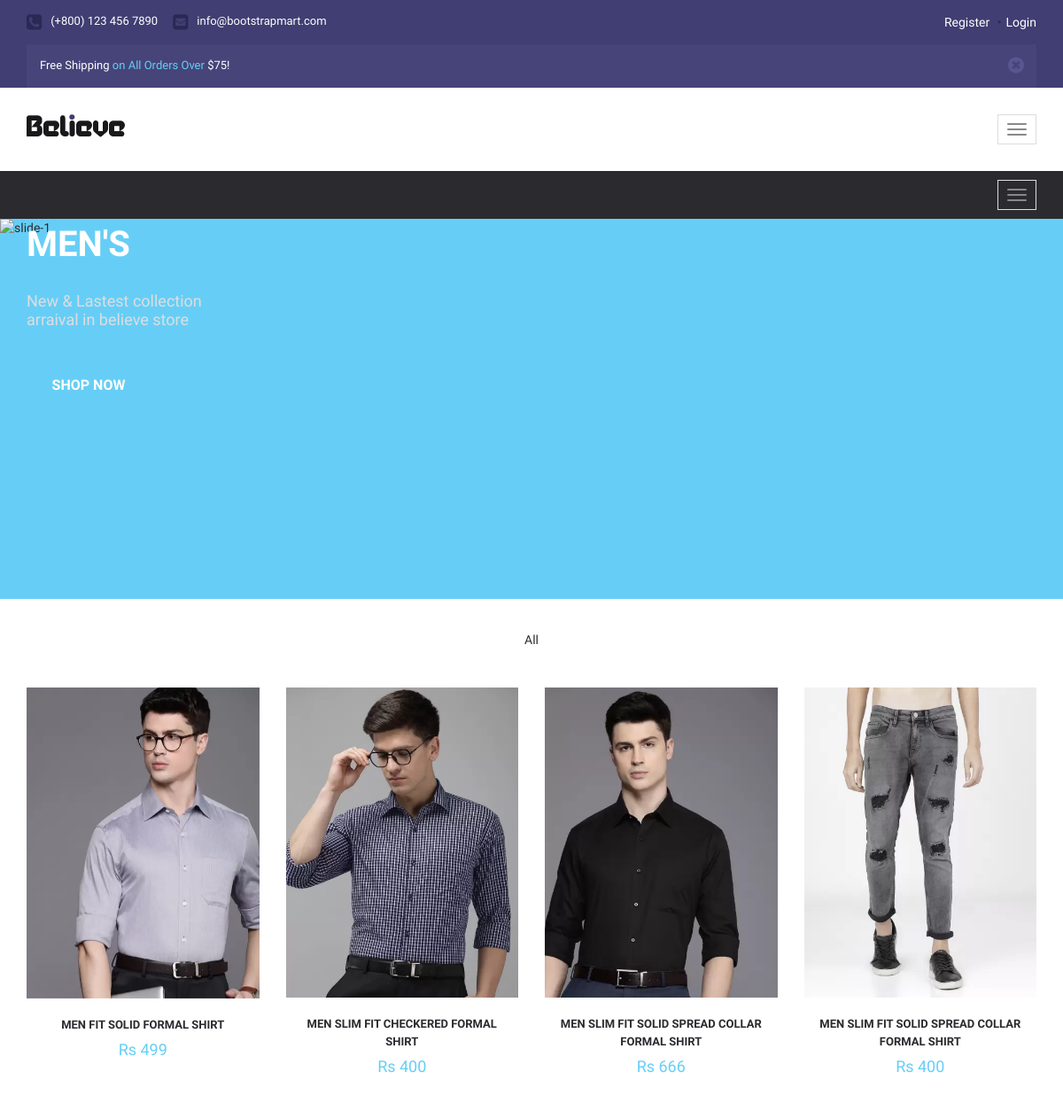
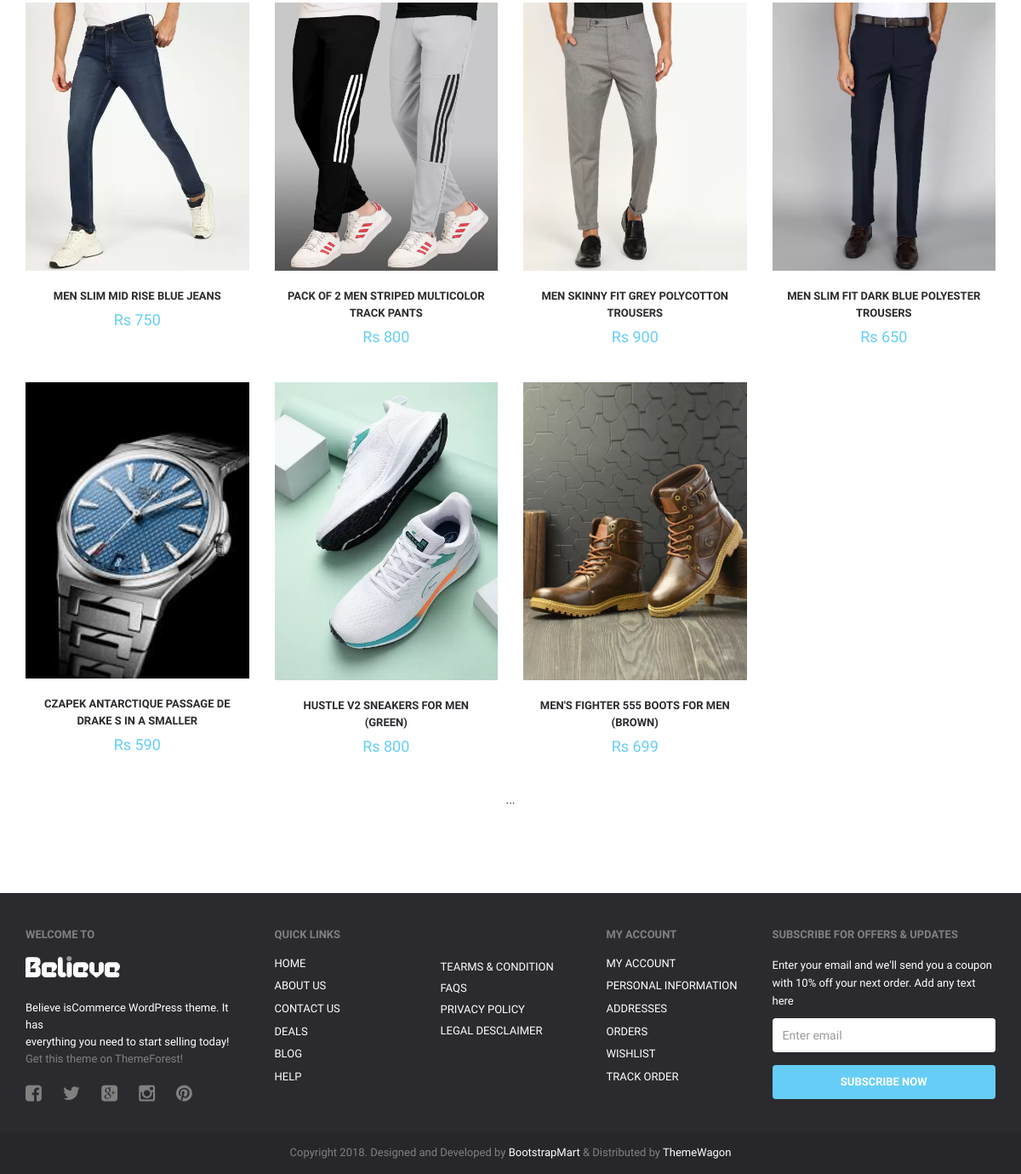
The app's page /men/ with its own data (2 pictures, top to bottom).
### a1/models.py (models this page shows, shortened)
class Product(models.Model):
    seller=models.ForeignKey(User, on_delete=models.CASCADE)
    choice=(
        ("Electronics","Electronics"),
        ("Men","Men"),
        ("Women","Women"),
        ("Baby & Kids","Baby & Kids"),
        ("Home & Kitchens","Home & Kitchens"),
        ("Books","Books"),
        ("Other","Other"),
    )
    product_category=models.CharField(max_length=50, choices=choice, default="Others")
    product_name=models.CharField(max_length=50)
    product_price=models.PositiveIntegerField()
    product_desc=models.CharField(max_length=300,default="")
    product_date=models.DateField(auto_now_add=True)
    product_image=models.ImageField(upload_to="product_image")

### a1/views.py (the view)
# urls.py: path('men/',views.men,name='men'),                          # Men page Url
def men(request):                           #men page functions
    product=Product.objects.filter(product_category="Men")
    return render(request,'men.html',{'product':product})

### a1/templates/men.html (shortened to what this page needs)
{% extends 'header.html' %}
{% load static %}
{% block content %}
<!DOCTYPE html>
<html lang="en">
  <head>
  </head>
  <body>
    <div id="cat-nav">
        <div class="container">
            <nav class="navbar navbar-default">
                <div class="navbar-header">
                    <button type="button" class="navbar-toggle collapsed" data-toggle="collapse" data-target="#cat-nav-mega">
                        <span class="icon-bar"></span>
                        <span class="icon-bar"></span>
                        <span class="icon-bar"></span>
                    </button>
                </div>
            </nav>
        </div>
        </div>
      <div id="wrapper" class="homepage-1">
          <div id="main-slider">
              <div id="home-slider" class="owl-carousel owl-theme">
                  <div class="item">
                      <img src="https://cdn.laredoute.com/blogs/images/3/3358ffffc2a4e.png" alt="slide-1" class="img-responsive">
                      <div class="slider-desc">
                          <div class="container">
                              <div class="row">
                                  <div class="col-md-6">
                                      <div class="slide-offers-left">
                                          <div class="slide-offers-title">Men's</div>
                                          <p>New & Lastest collection<br/>arraival in believe store</p>
                                          <a href="{%url 'men'%}" class="btn btn-blue">Shop now</a>
                                      </div>
                                  </div>
                              </div>
                          </div>
                      </div>
                  </div>
              </div>
          </div>
              <div class="newest">
                  <div class="container">
                      <div class="newest-content">
                          <div class="newest-tab">
                              <ul id="myTab" class="nav nav-tabs newest" role="tablist">
                                  <li role="presentation" class="active">
                                      <span id="cat-1" role="tab" data-toggle="tab" aria-controls="1" aria-expanded="true">All</span>
                                  </li>
                              </ul>
                              <div id="myTabContent" class="tab-content">
                                  <div role="tabpanel" class="tab-pane fade in active" id="1" aria-labelledby="cat-1">
                                    <div class="row clearfix">
                                        {%for i in product %}
                                          <div class="col-md-3 prdct-grid">
                                              <div class="product-fade">
													<div class="product-fade-wrap">
                                                        <div id="product-image">
                                                            <div class="item"><img src="{{i.product_image.url}}" alt="Images" class="img-responsive" ></div>
                                                        </div>
													</div>
                                              </div>
                                              <div class="product-name">
                                                  <a href="{%url 'product-detail' pk=i.pk%}">{{i.product_name}}</a>
                                              </div>
                                              <div class="product-price">
                                                   Rs {{i.product_price}}
                                              </div>
                                          </div>
                                          {% endfor %}
                                      </div>
                                  </div>
                              </div>
                              ...
                          </div>
                      </div>
                  </div>
              </div>
        </div>
  </body>
</html>
{% endblock %}

### a1/static/responsive.css (style rules this page uses)
@media (max-width:1200px) { #cat-nav .navbar-toggle { margin:10px 0; } }
@media (max-width:1200px) { .navbar-header { float: none; } }
@media (max-width:1200px) { .navbar-toggle { display: block; margin:0 15px; border-radius:0; } }

### records on screen
Product: product_image (picture), product_name "MEN FIT SOLID FORMAL SHIRT", product_price "499"
Product: product_image (picture), product_name "MEN SLIM FIT CHECKERED FORMAL SHIRT", product_price "400"
Product: product_image (picture), product_name "MEN SLIM FIT SOLID SPREAD COLLAR FORMAL SHIRT", product_price "666"
Product: product_image (picture), product_name "MEN SLIM FIT SOLID SPREAD COLLAR FORMAL SHIRT", product_price "400"
Product: product_image (picture), product_name "MEN SLIM MID RISE BLUE JEANS", product_price "750"
Product: product_image (picture), product_name "PACK OF 2 MEN STRIPED MULTICOLOR TRACK PANTS", product_price "800"
Product: product_image (picture), product_name "MEN SKINNY FIT GREY POLYCOTTON TROUSERS", product_price "900"
Product: product_image (picture), product_name "MEN SLIM FIT DARK BLUE POLYESTER TROUSERS", product_price "650"
Product: product_image (picture), product_name "CZAPEK ANTARCTIQUE PASSAGE DE DRAKE S IN A SMALLER", product_price "590"
Product: product_image (picture), product_name "HUSTLE V2 SNEAKERS FOR MEN (GREEN)", product_price "800"
Product: product_image (picture), product_name "MEN'S FIGHTER 555 BOOTS FOR MEN (BROWN)", product_price "699"
